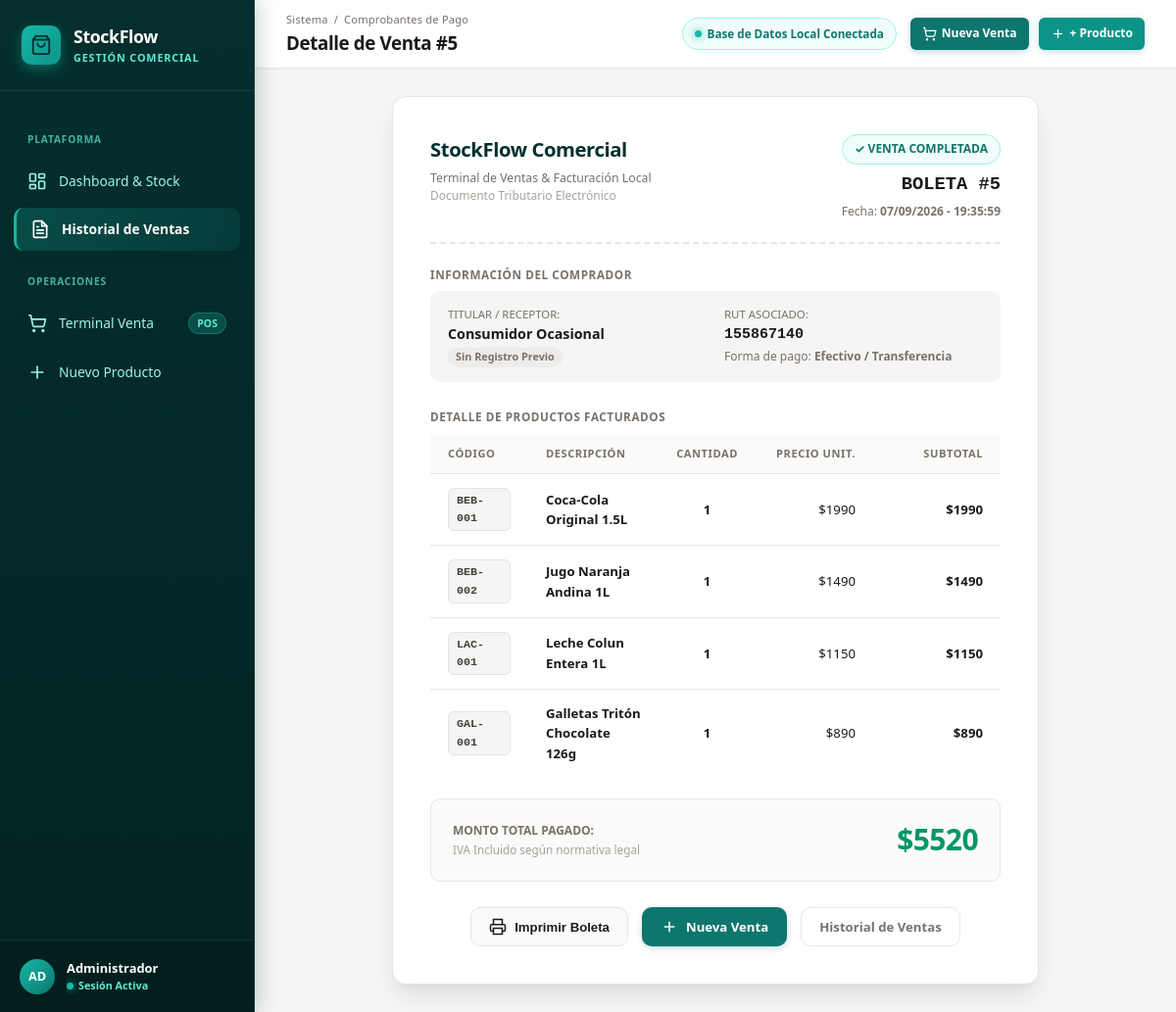
Page /venta/5/ on the committed database.
### ventas/models.py (models this page shows, shortened)
class Venta(models.Model):
    cliente = models.ForeignKey('Cliente', on_delete=models.SET_NULL, null=True, blank=True)
    rut_boleta = models.CharField(max_length=12, blank=True, null=True)
    fecha = models.DateTimeField(auto_now_add=True)
    total = models.DecimalField(max_digits=10, decimal_places=2, default=0)

class DetalleVenta(models.Model):
    venta = models.ForeignKey(Venta, related_name='detalles', on_delete=models.CASCADE)
    producto = models.ForeignKey(Producto, on_delete=models.CASCADE)
    cantidad = models.IntegerField()
    precio_unitario = models.DecimalField(max_digits=10, decimal_places=2)

class Producto(models.Model):
    codigo = models.CharField(max_length=20, unique=True)
    nombre = models.CharField(max_length=100)
    cantidad = models.IntegerField(default=0)
    precio = models.DecimalField(max_digits=10, decimal_places=2)

### ventas/views.py (the view)
# urls.py: path('venta/<int:id>/', views.detalle_venta, name='detalle_venta'),
def detalle_venta(request, id):
    venta = get_object_or_404(
        Venta.objects.select_related('cliente').prefetch_related('detalles__producto'),
        id=id
    )
    return render(request, 'ventas/detalle_venta.html', {'venta': venta})

### ventas/templates/ventas/detalle_venta.html (shortened to what this page needs)
{% extends 'ventas/base.html' %}
{% block section_name %}Comprobantes de Pago{% endblock %}
{% block page_title %}Detalle de Venta #{{ venta.id }}{% endblock %}
{% block content %}
<div class="invoice-container">
    <div class="invoice-header">
        <div>
            <div class="invoice-brand">StockFlow Comercial</div>
            <div style="font-size: 0.82rem; color: var(--color-text-muted); margin-top: 4px;">
                Terminal de Ventas & Facturación Local
            </div>
            <div style="font-size: 0.8rem; color: var(--color-text-light);">
                Documento Tributario Electrónico
            </div>
        </div>
        <div class="invoice-meta">
            <span class="invoice-badge">✓ VENTA COMPLETADA</span>
            <div style="font-size: 1.25rem; font-weight: 800; color: var(--color-text-main); font-family: monospace;">
                BOLETA #{{ venta.id }}
            </div>
            <div style="font-size: 0.8rem; color: var(--color-text-muted); margin-top: 4px;">
                Fecha: <strong>{{ venta.fecha|date:"d/m/Y - H:i:s" }}</strong>
            </div>
        </div>
    </div>
    <div class="invoice-section-title">Información del Comprador</div>
    <div class="invoice-details-grid">
        <div>
            <div style="font-size: 0.76rem; color: var(--color-text-muted); text-transform: uppercase;">Titular / Receptor:</div>
            <div style="font-weight: 700; color: var(--color-text-main); font-size: 0.95rem;">
                {{ venta.cliente.nombre|default:"Consumidor Ocasional" }}
            </div>
            <div style="font-size: 0.8rem; color: var(--color-text-muted); margin-top: 2px;">
                {% if venta.cliente %}
                    <span class="status-badge badge-stock-normal" style="padding: 2px 8px; font-size: 0.72rem;">Cliente Habitual</span>
                {% else %}
                    <span class="status-badge" style="padding: 2px 8px; font-size: 0.72rem; background-color: var(--color-surface-muted);">Sin Registro Previo</span>
                {% endif %}
            </div>
        </div>
        <div>
            <div style="font-size: 0.76rem; color: var(--color-text-muted); text-transform: uppercase;">RUT Asociado:</div>
            <div style="font-weight: 700; font-family: monospace; font-size: 1rem; color: var(--color-text-main);">
                {{ venta.rut_boleta|default:"S/RUT" }}
            </div>
            <div style="font-size: 0.8rem; color: var(--color-text-muted); margin-top: 2px;">
                Forma de pago: <strong>Efectivo / Transferencia</strong>
            </div>
        </div>
    </div>
    <div class="invoice-section-title">Detalle de Productos Facturados</div>
    <div class="table-responsive" style="margin-bottom: 20px;">
        <table class="modern-table">
            <thead>
                <tr>
                    <th style="width: 100px;">Código</th>
                    <th>Descripción</th>
                    <th style="width: 90px; text-align: center;">Cantidad</th>
                    <th style="width: 120px; text-align: right;">Precio Unit.</th>
                    <th style="width: 130px; text-align: right;">Subtotal</th>
                </tr>
            </thead>
            <tbody>
                {% for d in venta.detalles.all %}
                <tr>
                    <td>
                        <span class="code-pill">{{ d.producto.codigo }}</span>
                    </td>
                    <td style="font-weight: 600;">
                        {{ d.producto.nombre }}
                    </td>
                    <td style="text-align: center; font-weight: 700; font-variant-numeric: tabular-nums;">
                        {{ d.cantidad }}
                    </td>
                    <td style="text-align: right; font-variant-numeric: tabular-nums;">
                        ${{ d.precio_unitario|floatformat:0 }}
                    </td>
                    <td style="text-align: right; font-weight: 700; color: var(--color-text-main); font-variant-numeric: tabular-nums;">
                        {% widthratio d.precio_unitario 1 d.cantidad as linea_subtotal %}
                        ${{ linea_subtotal }}
                    </td>
                </tr>
                {% empty %}
                <tr>
                    <td colspan="5" style="text-align: center; color: var(--color-text-muted); padding: 18px;">
                        No hay ítems registrados para esta venta.
                    </td>
                </tr>
                {% endfor %}
            </tbody>
        </table>
    </div>
    <div class="invoice-total-highlight">
        <div>
            <div style="font-size: 0.8rem; color: var(--color-text-muted); text-transform: uppercase; font-weight: 700;">
                Monto Total Pagado:
            </div>
            <div style="font-size: 0.78rem; color: var(--color-text-light);">
                IVA Incluido según normativa legal
            </div>
        </div>
        <div style="font-size: 2rem; font-weight: 800; color: #059669; font-variant-numeric: tabular-nums; letter-spacing: -0.02em;">
            ${{ venta.total|floatformat:0 }}
        </div>
    </div>
    <div class="invoice-actions">
        <button type="button" onclick="window.print()" class="btn btn-secondary">
            <svg viewBox="0 0 24 24" fill="none" stroke="currentColor" stroke-width="2" width="18" height="18">
                <polyline points="6 9 6 2 18 2 18 9"></polyline>
                <path d="M6 18H4a2 2 0 0 1-2-2v-5a2 2 0 0 1 2-2h16a2 2 0 0 1 2 2v5a2 2 0 0 1-2 2h-2"></path>
                <rect x="6" y="14" width="12" height="8"></rect>
            </svg>
            <span>Imprimir Boleta</span>
        </button>
        <a href="{% url 'registrar_venta' %}" class="btn btn-success">
            <svg viewBox="0 0 24 24" fill="none" stroke="currentColor" stroke-width="2" width="18" height="18">
                <line x1="12" y1="5" x2="12" y2="19"></line><line x1="5" y1="12" x2="19" y2="12"></line>
            </svg>
            <span>Nueva Venta</span>
        </a>
        <a href="{% url 'lista_ventas' %}" class="btn btn-outline">
            Historial de Ventas
        </a>
    </div>
</div>
{% endblock %}

### rows in the picture
Venta: id "5", fecha "07/09/2026 - 19:35:59", cliente.nombre "Consumidor Ocasional", rut_boleta "155867140", total "5520"
DetalleVenta: producto.codigo "BEB-001", producto.nombre "Coca-Cola Original 1.5L", cantidad "1", precio_unitario "1990"
DetalleVenta: producto.codigo "BEB-002", producto.nombre "Jugo Naranja Andina 1L", cantidad "1", precio_unitario "1490"
DetalleVenta: producto.codigo "LAC-001", producto.nombre "Leche Colun Entera 1L", cantidad "1", precio_unitario "1150"
DetalleVenta: producto.codigo "GAL-001", producto.nombre "Galletas Tritón Chocolate 126g", cantidad "1", precio_unitario "890"
